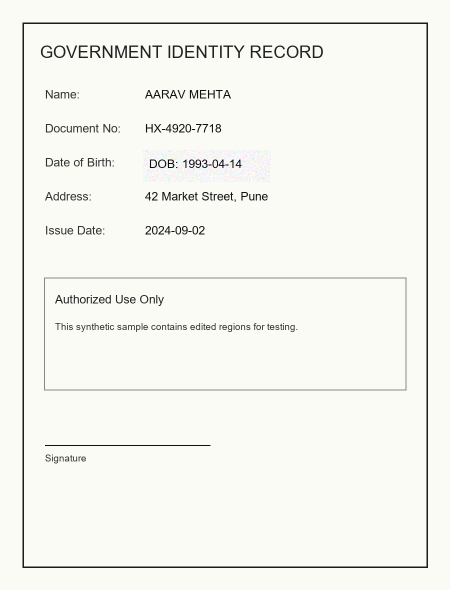
#> input picture tests/runtime/api/tampered.png, 900 x 1180 px (shown at 1/2 size)
$ python -i preprocess.py   (imports and definitions only)
#> lines starting #> are read from the running program, lines starting #| are printed output that depends on the picture; after the words box and inside, x2 and y2 are one past the last pixel; in counts of white or black regions, pixels touching at a corner belong together
from pathlib import Path

import cv2
import numpy as np


def preprocess_document_scan(image_path: Path, output_path: Path) -> Path:
#> called with image_path = '../tests/runtime/api/tampered.png', output_path = 'out.png'
    image = cv2.imread(str(image_path))
#> image is the input picture: shape (1180, 900, 3); mean B, G, R 240.1, 244.8, 244.8
    if image is None:
        raise ValueError(f"Unsupported or unreadable document image: {image_path.name}")

    page = _perspective_correct(image)
    cleaned = _normalize_scan(page)
    cv2.imwrite(str(output_path), cleaned)
    return output_path


def _perspective_correct(image: np.ndarray) -> np.ndarray:
    ratio = image.shape[0] / 700.0
#> ratio = 1.69
    resized = cv2.resize(image, (int(image.shape[1] / ratio), 700), interpolation=cv2.INTER_AREA)
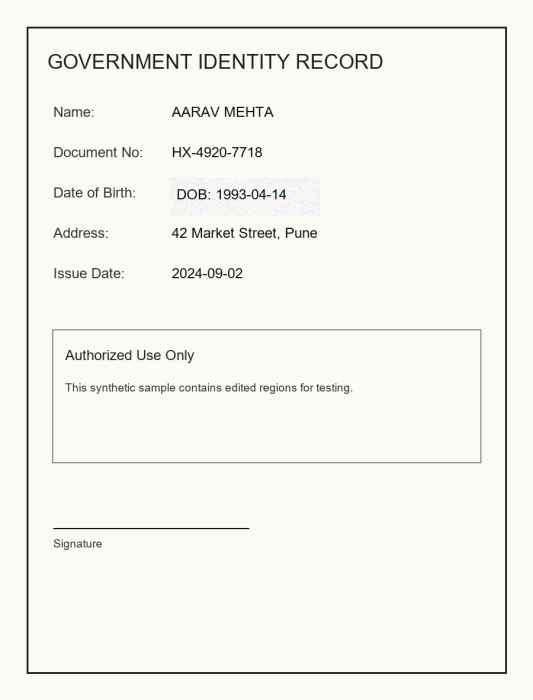
#> resized: shape (700, 533, 3); mean B, G, R 240.1, 244.8, 244.8
    gray = cv2.cvtColor(resized, cv2.COLOR_BGR2GRAY)
    gray = cv2.GaussianBlur(gray, (5, 5), 0)
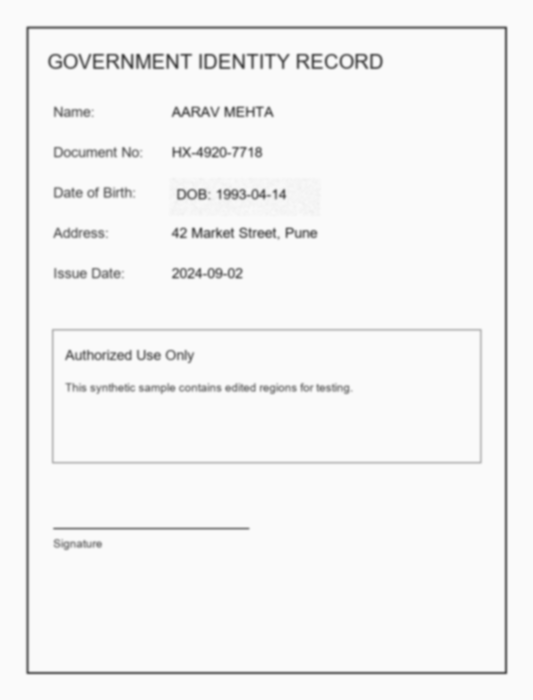
#> gray: shape (700, 533); min 67, max 250, mean 243.9
    edged = cv2.Canny(gray, 50, 150)
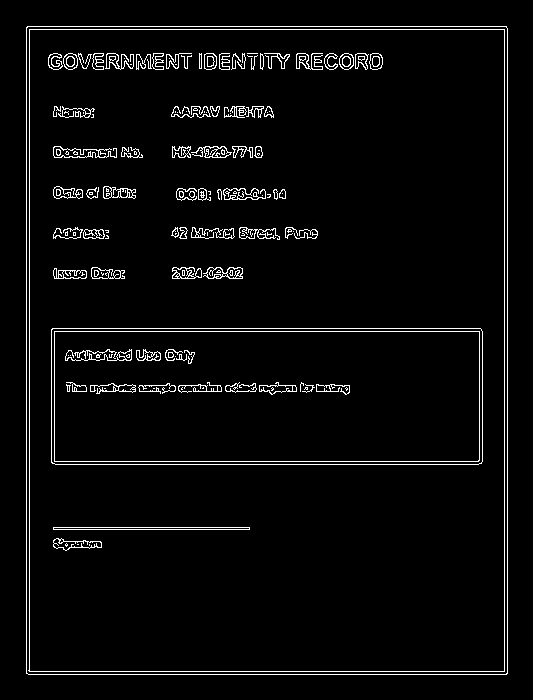
#> edged: shape (700, 533); 3.8% white in thin lines or dots, all inside (x1, y1, x2, y2) = (26, 26, 508, 675)
    edged = cv2.dilate(edged, np.ones((3, 3), np.uint8), iterations=1)
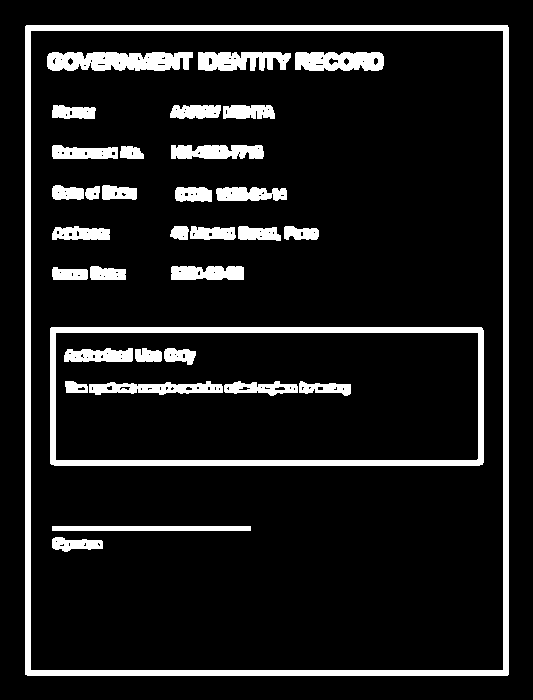
#> edged: shape (700, 533); 11% white; 33 white regions

    contours, _ = cv2.findContours(edged, cv2.RETR_EXTERNAL, cv2.CHAIN_APPROX_SIMPLE)
#> contours = 1 contour; box (x1, y1, x2, y2) and area: (25, 25, 509, 676) 313946
    page_contour = None
    image_area = resized.shape[0] * resized.shape[1]
#> image_area = 373100
    for contour in sorted(contours, key=cv2.contourArea, reverse=True)[:8]:
        perimeter = cv2.arcLength(contour, True)
        approx = cv2.approxPolyDP(contour, 0.02 * perimeter, True)
        area = cv2.contourArea(approx)
        if len(approx) == 4 and area > image_area * 0.18:
            page_contour = approx.reshape(4, 2).astype(np.float32)
            break
#> this loop made 1 pass
#> (perimeter, area, page_contour) on pass 1: (2263.7, 312734.5, [[26, 25], [25, 674], [507, 675], [507, 25]])

    if page_contour is None:
        return image

    points = page_contour * ratio
#> points = [[43.83, 42.14], [42.14, 1136.2], [854.7, 1137.9], [854.7, 42.14]]
    ordered = _order_points(points)
#> in _order_points, `point_sum = points.sum(axis=1)`: point_sum = [85.97, 1178.3, 1992.5, 896.8]
#> in _order_points, `point_diff = np.diff(points, axis=1)`: point_diff = [-1.69, 1094, 283.2, -812.5]
#> ordered = [[43.83, 42.14], [854.7, 42.14], [854.7, 1137.9], [42.14, 1136.2]]
    top_width = np.linalg.norm(ordered[1] - ordered[0])
#> top_width = 810.8
    bottom_width = np.linalg.norm(ordered[2] - ordered[3])
#> bottom_width = 812.5
    left_height = np.linalg.norm(ordered[3] - ordered[0])
#> left_height = 1094
    right_height = np.linalg.norm(ordered[2] - ordered[1])
#> right_height = 1095.7
    width = int(max(top_width, bottom_width))
#> width = 812
    height = int(max(left_height, right_height))
#> height = 1095

    if width < 200 or height < 200:
        return image

    destination = np.array(
        [[0, 0], [width - 1, 0], [width - 1, height - 1], [0, height - 1]],
        dtype=np.float32,
    )
#> destination = [[0, 0], [811, 0], [811, 1094], [0, 1094]]
    transform = cv2.getPerspectiveTransform(ordered, destination)
#> transform = [[1, 0.00154, -43.98], [0, 1, -42.24], [1.9e-06, 1.9e-06, 1]]
    return cv2.warpPerspective(image, transform, (width, height))
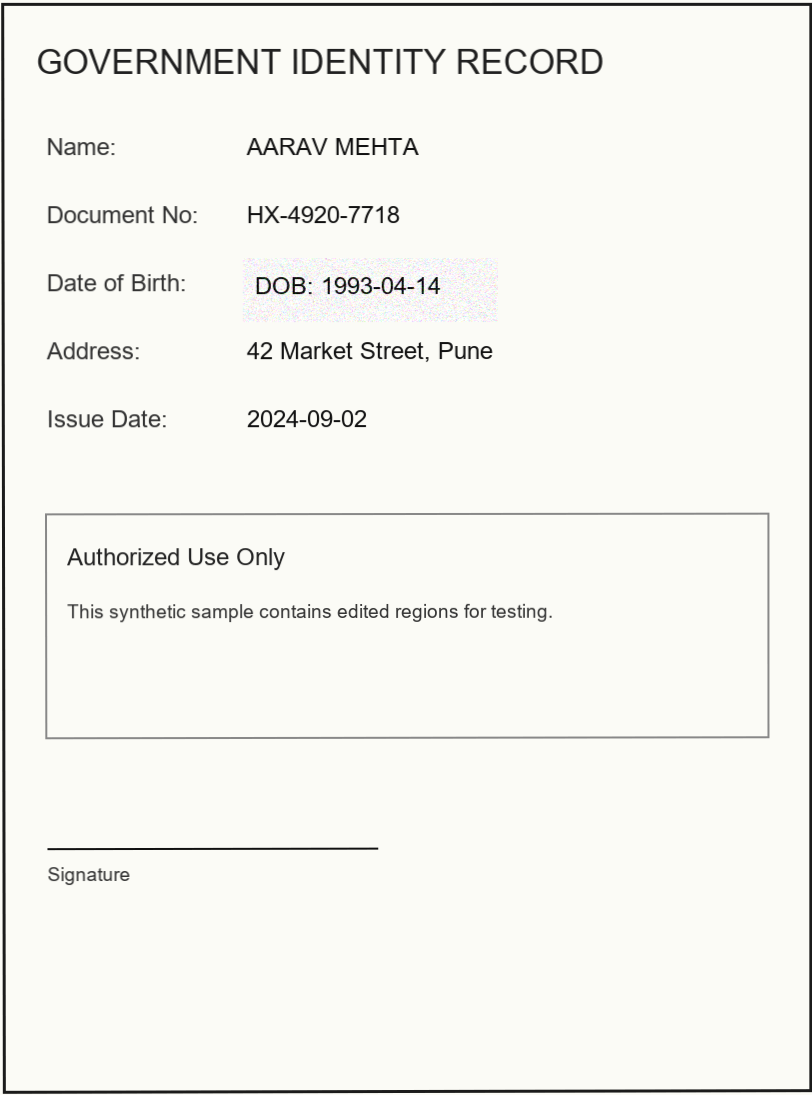
#> returned value: shape (1095, 812, 3); mean of channels 0, 1, 2 239, 243.7, 243.7; drawn as B, G, R


def _normalize_scan(image: np.ndarray) -> np.ndarray:
    if max(image.shape[:2]) > 1800:
        scale = 1800 / max(image.shape[:2])
        image = cv2.resize(image, None, fx=scale, fy=scale, interpolation=cv2.INTER_AREA)

    lab = cv2.cvtColor(image, cv2.COLOR_BGR2LAB)
#> lab: shape (1095, 812, 3); mean of channels 0, 1, 2 244, 127.1, 129.9
    lightness, channel_a, channel_b = cv2.split(lab)
    clahe = cv2.createCLAHE(clipLimit=2.0, tileGridSize=(8, 8))
    lightness = clahe.apply(lightness)
    balanced = cv2.merge((lightness, channel_a, channel_b))
#> balanced: shape (1095, 812, 3); mean of channels 0, 1, 2 243.3, 127.1, 129.9
    balanced = cv2.cvtColor(balanced, cv2.COLOR_LAB2BGR)

    gray = cv2.cvtColor(balanced, cv2.COLOR_BGR2GRAY)
#> gray: shape (1095, 812)
    background = cv2.medianBlur(gray, 31)
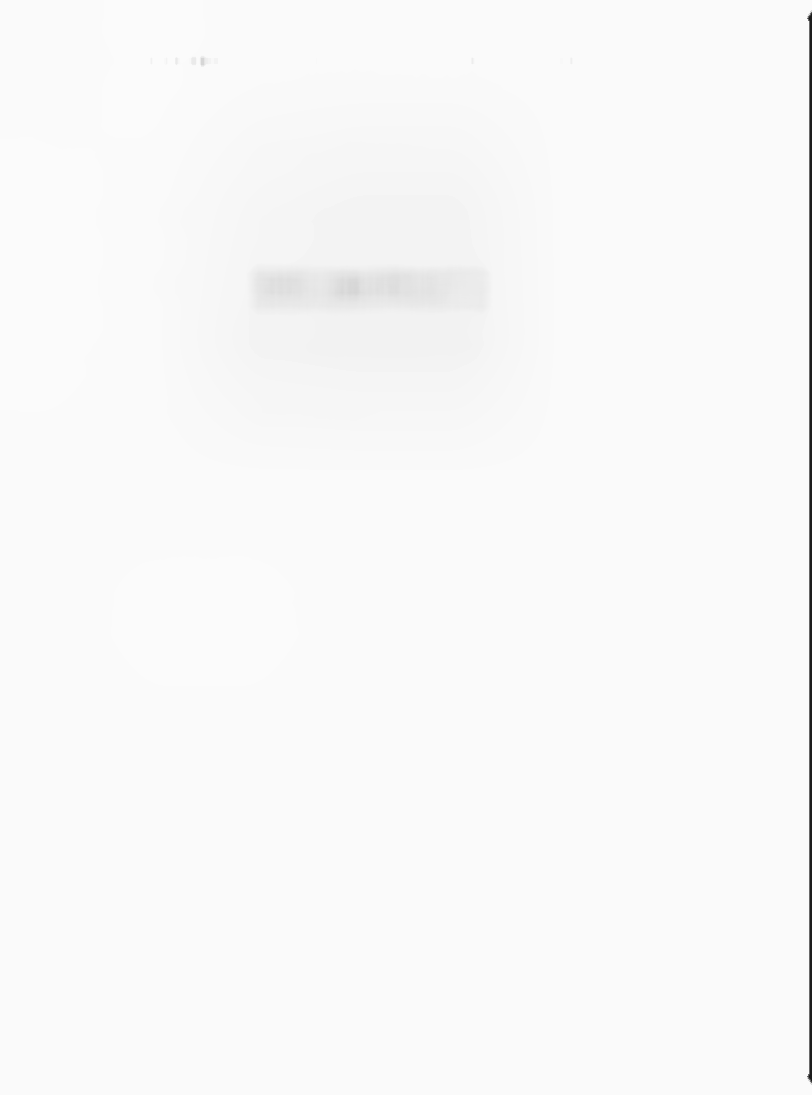
#> background: shape (1095, 812); min 29, max 251, mean 248.6
    normalized = cv2.divide(gray, background, scale=255)
    sharpened = cv2.addWeighted(normalized, 1.45, cv2.GaussianBlur(normalized, (0, 0), 1.2), -0.45, 0)
    denoised = cv2.fastNlMeansDenoising(sharpened, None, 8, 7, 21)
    return cv2.cvtColor(denoised, cv2.COLOR_GRAY2BGR)


def _order_points(points: np.ndarray) -> np.ndarray:
    rect = np.zeros((4, 2), dtype=np.float32)
    point_sum = points.sum(axis=1)
    point_diff = np.diff(points, axis=1)
    rect[0] = points[np.argmin(point_sum)]
    rect[2] = points[np.argmax(point_sum)]
    rect[1] = points[np.argmin(point_diff)]
    rect[3] = points[np.argmax(point_diff)]
    return rect

>>> result = preprocess_document_scan('../tests/runtime/api/tampered.png', 'out.png')
